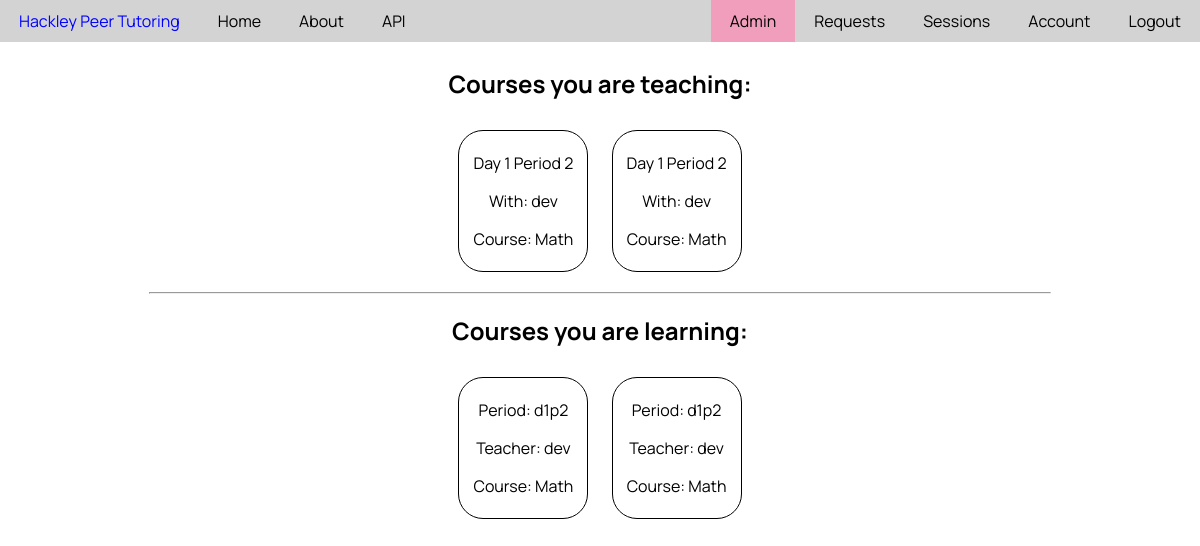
The page /sessions (signed in) on the database as committed earlier.
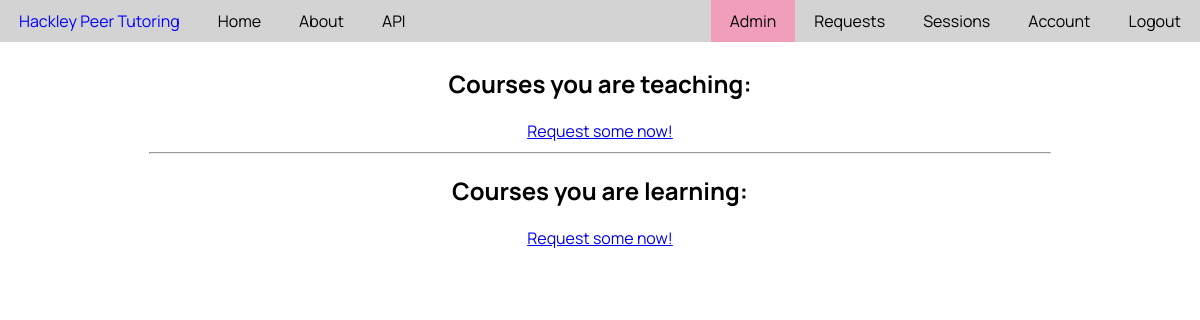
The same page on the database as committed later.
### PeerTutor/models.py (models this page shows, shortened)
class Match(db.Model):
    __tablename__ = 'match'
    id = db.Column(db.Integer, primary_key=True)
    tutor_id = db.Column(db.Integer, nullable=False)
    tutee_id = db.Column(db.Integer, nullable=False)
    course_id = db.Column(db.Integer, nullable=False)
    period = db.Column('period', db.String, nullable=False)

class User(db.Model, UserMixin):
    __tablename__ = 'user'
    id = db.Column(db.Integer, primary_key=True)
    username = db.Column(db.String(20), unique=True, nullable=False)
    email = db.Column(db.String(120), unique=True, nullable=False)
    password = db.Column(db.String(60), nullable=False)
    permission = db.Column(db.Integer, default='1')
    grade = db.Column(db.Integer, nullable=False)
    date_joined = db.Column(db.DateTime, nullable=False, default=datetime.utcnow)
    gradeLevels = db.Column(db.String(20), default="8,9,10,11,12") #8 means all middle school
    schedule = db.relationship('Schedule', backref='user', lazy=True)
    requests = db.relationship('CourseRequest', backref='user', lazy=True)

class Course(db.Model):
    __tablename__ = 'course'
    id = db.Column(db.Integer, primary_key=True)
    name = db.Column(db.String(20), unique=True, nullable=False)
    description = db.Column(db.Text, nullable=False)

### PeerTutor/tutoring/routes.py (the view)
@login_required
@tutor_functions.route('/sessions', methods=['GET'])
def sessions():
    teacherMatches = Match.query.filter_by(tutor_id=current_user.id).all()
    studentMatches = Match.query.filter_by(tutee_id=current_user.id).all()
    return render_template('sessions.html', teacherMatches=teacherMatches, studentMatches=studentMatches, queryUser=queryUser, queryCourse=queryCourse, convertPeriodToString=convertPeriodToString, len=len)

### PeerTutor/algorithims/conversions.py (called while the page is built)
def stringToArrayUD(string): #undelimited
    array = []
    for letter in string:
        array.append(letter)
    return array

### PeerTutor/models.py (called while the page is built)
@login_manager.user_loader
def load_user(user_id):
   return User.query.get(int(user_id))

### PeerTutor/tutoring/utils.py (called while the page is built)
def queryUser(id):
    return User.query.get(id)

def queryCourse(id):
    return Course.query.get(id)

def convertPeriodToString(period):
    array = stringToArrayUD(period)
    return "Day " + array[1] + " Period " + array[3]

### PeerTutor/templates/sessions.html (shortened to what this page needs)
{% extends 'base.html' %}
{% block content %}
    <div class="session-container">
        <h2> Courses you are teaching: </h2>
        {% for match in teacherMatches %}
            <div class="match-container">
                <p> {{ convertPeriodToString(match.period) }} </p>
                <p> With: {{ queryUser(match.tutor_id).username }} </p>
                <p> Course: {{ queryCourse(match.course_id).name }} </p>
            </div>
        {% endfor %}
        {% if len(teacherMatches) == 0 %}
            <a href="{{url_for('requests')}}"> Request some now! </a>
        {% endif %}
    </div>
    <hr class="session-divider">
    <div class="session-container">
        <h2> Courses you are learning: </h2>
        {% for match in studentMatches %}
            <div class="match-container">
                <p> Period: {{ match.period }} </p>
                <p> Teacher: {{ queryUser(match.tutee_id).username }} </p>
                <p> Course: {{ queryCourse(match.course_id).name }} </p>
            </div>
        {% endfor %}
        {% if len(studentMatches) == 0 %}
            <a href="{{url_for('tutor_functions.requests')}}"> Request some now! </a>
        {% endif %}
    </div>
{% endblock %}

Rows that differ between the two databases and show on the page:
removed Match: period "Day 1 Period 2", period "d1p2"
no longer on this page (row edited): User: username "dev"
no longer on this page (row edited): Course: name "Math"
removed Match: period "Day 1 Period 2", period "d1p2"
Other text that changed with them:
text now shown: "Request some now! Request some now!"
